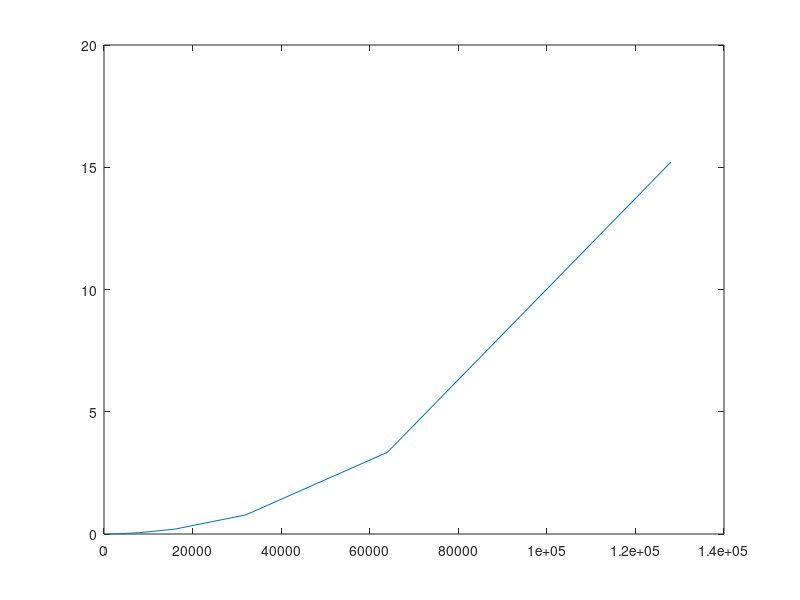

Source code (MATLAB):
close all
crs=1000*2.^[0:7];

times=[];

for i=1:length(crs)
tic
vec1=ones(crs(i),1);
A=spdiags(vec1,0,crs(i),crs(i));
A=kron(A,[1 1 1 0]);
vec2=kron(ones(crs(i)/100,1),[1:100]');
size(A)

size(vec2)

t=A\vec2;
times=[times toc];
end


figure;
plot(crs,times);
